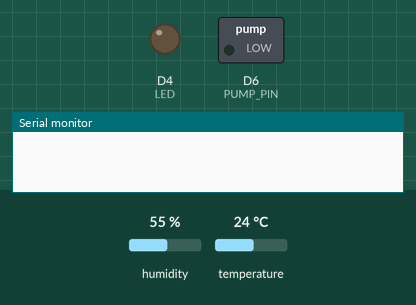
A sketch run on a simulated ESP8266 (NodeMCU). Shown: switched loads named in the sketch (green lamp = pin HIGH), output pins drawn as LEDs (lit = HIGH), the last lines printed to the serial monitor. Inputs (shaded band) come from the test bench; at power-on: humidity 55 %, temperature 24 °C.

Above: at 0.1 s.
At 2.2 s:
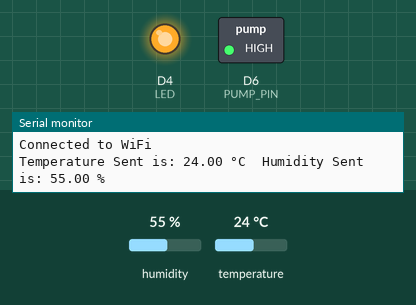
Timing chart, 0 to 3.7 s (numbered marks = the images above):
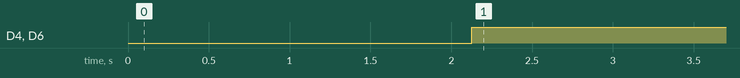

Measured:
- by itself, D4 (LED), D6 (PUMP_PIN): LOW → HIGH at 2.1 s

The sketch:

sensor-code.ino
```cpp
//c,Esther Wambui 2023

#include <ESP8266WiFi.h>
#include "AdafruitIO_WiFi.h"
#include <DHT.h>

// DHT sensor pin
const int dhtPin = D5;
const int LED = D4;           //for the LEd
const int PUMP_PIN = D6;      // for the relay to pump
unsigned long PUMP_ON_DURATION=6000;   //time to power the pump for
unsigned long delayTime=1000;          //to delay sending to serial monitor
unsigned long previousTime = 0;        // to control sending to serial monitor
unsigned long lastChangeTime=0;        //to control pump on duration
float temperature;
float humidity;

// Initialize DHT sensor
DHT dht(dhtPin, DHT11);


#define WIFI_SSID       "The Mbugua's_Ext"
#define WIFI_PASS       "GMbugua@123"

#define IO_USERNAME    "essybobo"
#define IO_KEY         "aio_hMEP08gEq7T8EAsYzBkifqgo8U0O"

// Connect to Wi-Fi and Adafruit IO handel
AdafruitIO_WiFi io(IO_USERNAME, IO_KEY, WIFI_SSID, WIFI_PASS);

// Create a feed object that allows us to send data to
AdafruitIO_Feed * TEMPERATURE = io.feed("temperature");
AdafruitIO_Feed * HUMIDITY = io.feed("humidity");


void setup()
{
  // Enable the serial port so we can see updates
  Serial.begin(115200);
  pinMode(LED, OUTPUT);  // declare the led as an output
  pinMode(PUMP_PIN, OUTPUT);  ///declare pump pin as an output

  // Connect to Adafruit IO
  io.connect();

  // wait for a connection
  while (io.status() < AIO_CONNECTED)
  {
    delay(1000);
    Serial.println("*****");
    Serial.println("***Connecting to Wi-Fid***");

  }
  Serial.println("Connected to WiFi");
  // Initialize DHT sensor
  dht.begin();

}

void loop()
{

  sensor();

}

void sensor() {

  io.run();

  // Read temperature and humidity from DHT sensor
  float temperature = dht.readTemperature();
  float humidity = dht.readHumidity();

  // Check if any reads failed
  if (isnan(temperature) || isnan(humidity))
  {
    Serial.println("Failed to read from DHT sensor!");
    return;
  }
  // Check temperature value and control actuator
  if (temperature > 21.5) {
    // Turn on the pump if it's off
    if (digitalRead(PUMP_PIN) == LOW ) {
      digitalWrite(PUMP_PIN, HIGH);
      digitalWrite(LED,HIGH); // Turn on LED if temperature is above 21.5 degrees
      lastChangeTime = millis();
    }

    // Turn off the pump if it has been on for long enough
    if (millis() - lastChangeTime ==PUMP_ON_DURATION) {
      digitalWrite(PUMP_PIN, LOW);
      digitalWrite(LED, LOW);     // Turn off led otherwise
      delay(5000);    //delay before reading again
    }
  }


  // Print the percentage value on the serial monitor

  if (millis() - previousTime >= delayTime) {


//feed the values to the io
    TEMPERATURE->save(temperature);
    HUMIDITY->save(humidity);

    // Print temperature and humidity
    Serial.print("Temperature Sent is: ");
    Serial.print(temperature);
    Serial.print(" °C\t");
    Serial.print("Humidity Sent is: ");
    Serial.print(humidity);
    Serial.println(" %");


    previousTime = millis();

 }
}
```
